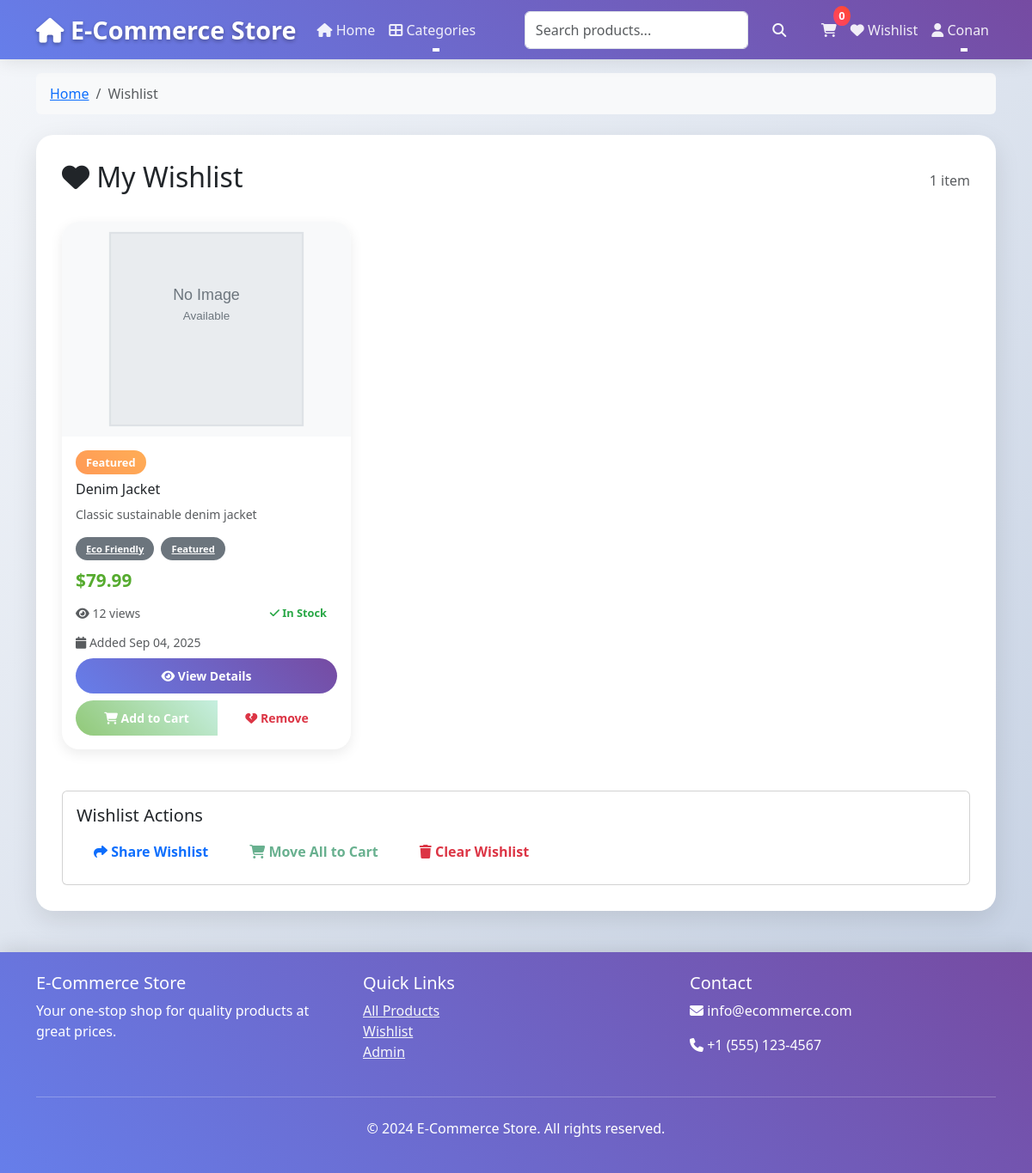
Screenshot of /wishlist/ (signed in) with the database file from the repository.
### store/models.py (models this page shows, shortened)
class Wishlist(models.Model):
    user = models.ForeignKey(
        User, on_delete=models.CASCADE, related_name="wishlist_items"
    )
    product = models.ForeignKey(
        Product, on_delete=models.CASCADE, related_name="wishlisted_by"
    )
    added_at = models.DateTimeField(auto_now_add=True)
    class Meta:
        unique_together = ["user", "product"]
        ordering = ["-added_at"]
        verbose_name = "Wishlist Item"
        verbose_name_plural = "Wishlist Items"

class Product(models.Model):
    name = models.CharField(
        max_length=200, help_text="Product name (max 200 characters)"
    )
    slug = models.SlugField(
        max_length=200,
        unique=True,
        blank=True,
        help_text="URL-friendly product identifier",
    )
    description = models.TextField(help_text="Detailed product description")
    short_description = models.CharField(
        max_length=500, blank=True, help_text="Brief product summary"
    )
    price = models.DecimalField(
        max_digits=10,
        decimal_places=2,
        validators=[MinValueValidator(0.01)],
        help_text="Product price (minimum $0.01)",
    )
    sale_price = models.DecimalField(
        max_digits=10,
        decimal_places=2,
        blank=True,
        null=True,
        validators=[MinValueValidator(0.01)],
        help_text="Sale price (optional)",
    )
    stock_quantity = models.PositiveIntegerField(
        default=0, help_text="Available stock quantity"
    )
    is_in_stock = models.BooleanField(
        default=True, help_text="Product availability status"
    )
    low_stock_threshold = models.PositiveIntegerField(
        default=5, help_text="Stock level to trigger low stock alerts"
    )
    category = models.ForeignKey(
        Category,
        on_delete=models.CASCADE,
        related_name="products",
        help_text="Product category",
    )
    tags = models.ManyToManyField("ProductTag", blank=True, related_name="products")
    main_image = models.ImageField(
        upload_to="products/main/", help_text="Primary product image"
    )
    is_active = models.BooleanField(default=True, help_text="Product visibility status")
    is_featured = models.BooleanField(
        default=False, help_text="Featured product status"
    )
    is_bestseller = models.BooleanField(
        default=False, help_text="Bestseller product status"
    )
    meta_title = models.CharField(max_length=60, blank=True, help_text="SEO meta title")
    meta_description = models.CharField(
        max_length=160, blank=True, help_text="SEO meta description"
    )
    view_count = models.PositiveIntegerField(
        default=0, help_text="Product view counter"
    )
    created_at = models.DateTimeField(auto_now_add=True)
    updated_at = models.DateTimeField(auto_now=True)
    class Meta:
        ordering = ["-created_at"]
        verbose_name = "Product"
        verbose_name_plural = "Products"
        indexes = [
            models.Index(fields=["name"]),
            models.Index(fields=["category"]),
            models.Index(fields=["is_active"]),
            models.Index(fields=["price"]),
            models.Index(fields=["created_at"]),
        ]
    def get_absolute_url(self):
        return reverse("store:product_detail", kwargs={"slug": self.slug})
    @property
    def is_on_sale(self):
        return bool(self.sale_price and self.sale_price < self.price)

class ProductTag(models.Model):
    name = models.CharField(max_length=50, unique=True)
    slug = models.SlugField(max_length=50, unique=True, blank=True)
    description = models.TextField(blank=True)
    color = models.CharField(
        max_length=7, default="#007bff", help_text="Tag color in hex format"
    )
    is_active = models.BooleanField(default=True)
    created_at = models.DateTimeField(auto_now_add=True)
    class Meta:
        ordering = ["name"]
        verbose_name = "Product Tag"
        verbose_name_plural = "Product Tags"
    def get_absolute_url(self):
        return reverse("store:tag_detail", kwargs={"slug": self.slug})

### store/views.py (the view)
# urls.py: path("wishlist/", views.wishlist_view, name="wishlist"),
@login_required(login_url="/login/")
def wishlist_view(request):
    wishlist_items = (
        Wishlist.objects.filter(user=request.user)
        .select_related("product", "product__category")
        .prefetch_related("product__tags")
    )
    context = {
        "wishlist_items": wishlist_items,
        "breadcrumbs": [
            {"name": "Home", "url": "/"},
            {"name": "Wishlist", "url": reverse("store:wishlist")},
        ],
    }
    return render(request, "store/wishlist.html", context)

### templates/store/wishlist.html (shortened to what this page needs)
{% extends 'base.html' %}
{% load static %}
{% block content %}
<div class="row">
    <div class="col-12">
        <div class="d-flex justify-content-between align-items-center mb-4">
            <h2><i class="fas fa-heart"></i> My Wishlist</h2>
            <div class="text-muted">
                {{ wishlist_items.count }} item{{ wishlist_items.count|pluralize }}
            </div>
        </div>
        {% if wishlist_items %}
        <div class="row">
            {% for item in wishlist_items %}
            <div class="col-lg-4 col-md-6 mb-4">
                <div class="card product-card h-100">
                    {% if item.product.main_image %}
                        <img src="{{ item.product.main_image.url }}" class="card-img-top product-image" alt="{{ item.product.name }}">
                    {% else %}
                        <img src="{% static 'images/no-image.svg' %}" class="card-img-top product-image" alt="{{ item.product.name }}">
                    {% endif %}
                    <div class="card-body d-flex flex-column">
                        <div class="mb-2">
                            {% if item.product.is_featured %}
                                <span class="badge badge-featured">Featured</span>
                            {% endif %}
                        </div>
                        <h6 class="card-title">{{ item.product.name }}</h6>
                        <p class="card-text text-muted small">{{ item.product.short_description|truncatewords:10 }}</p>
                        {% if item.product.tags.all %}
                        <div class="mb-2">
                            {% for tag in item.product.tags.all %}
                                <a href="{{ tag.get_absolute_url }}" class="badge bg-secondary me-1" style="font-size: 0.7rem;">
                                    {{ tag.name }}
                                </a>
                            {% endfor %}
                        </div>
                        {% endif %}
                        <div class="mt-auto">
                            <div class="price mb-2">
                                {% if item.product.is_on_sale %}
                                    <span class="sale-price">${{ item.product.sale_price }}</span>
                                    <span class="original-price">${{ item.product.price }}</span>
                                {% else %}
                                    <span>${{ item.product.price }}</span>
                                {% endif %}
                            </div>
                            <div class="d-flex justify-content-between align-items-center mb-2">
                                <small class="text-muted">
                                    <i class="fas fa-eye"></i> {{ item.product.view_count }} views
                                </small>
                                <span class="badge stock-badge {% if item.product.is_in_stock %}in-stock{% else %}out-of-stock{% endif %}">
                                    {% if item.product.is_in_stock %}
                                        <i class="fas fa-check"></i> In Stock
                                    {% else %}
                                        <i class="fas fa-times"></i> Out of Stock
                                    {% endif %}
                                </span>
                            </div>
                            <div class="d-flex justify-content-between align-items-center mb-2">
                                <small class="text-muted">
                                    <i class="fas fa-calendar"></i> Added {{ item.added_at|date:"M d, Y" }}
                                </small>
                            </div>
                            <div class="d-grid gap-2">
                                <a href="{{ item.product.get_absolute_url }}" class="btn btn-primary btn-sm">
                                    <i class="fas fa-eye"></i> View Details
                                </a>
                                <div class="btn-group" role="group">
                                    {% if item.product.is_in_stock %}
                                        <button class="btn btn-success btn-sm" disabled>
                                            <i class="fas fa-shopping-cart"></i> Add to Cart
                                        </button>
                                    {% else %}
                                        <button class="btn btn-secondary btn-sm" disabled>
                                            <i class="fas fa-times"></i> Out of Stock
                                        </button>
                                    {% endif %}
                                    <button class="btn btn-outline-danger btn-sm"
                                            data-product-id="{{ item.product.id }}"
                                            onclick="toggleWishlist({{ item.product.id }}, 'remove')">
                                        <i class="fas fa-heart-broken"></i> Remove
                                    </button>
                                </div>
                            </div>
                        </div>
                    </div>
                </div>
            </div>
            {% endfor %}
        </div>
        <div class="row mt-4">
            <div class="col-12">
                <div class="card">
                    <div class="card-body">
                        <h5 class="card-title">Wishlist Actions</h5>
                        <div class="d-flex gap-2 flex-wrap">
                            <button class="btn btn-outline-primary" onclick="shareWishlist()">
                                <i class="fas fa-share"></i> Share Wishlist
                            </button>
                            <button class="btn btn-outline-success" onclick="moveAllToCart()" disabled>
                                <i class="fas fa-shopping-cart"></i> Move All to Cart
                            </button>
                            <button class="btn btn-outline-danger" onclick="clearWishlist()">
                                <i class="fas fa-trash"></i> Clear Wishlist
                            </button>
                        </div>
                    </div>
                </div>
            </div>
        </div>
        {% endif %}
    </div>
</div>
{% endblock %}

### templates/base.html (shortened to what this page needs)
<!DOCTYPE html>
<html lang="en">
<head>
    <link href="https://cdn.jsdelivr.net/npm/bootstrap@5.3.0/dist/css/bootstrap.min.css" rel="stylesheet">
    <link href="https://cdnjs.cloudflare.com/ajax/libs/font-awesome/6.4.0/css/all.min.css" rel="stylesheet">
</head>
<body>
    <nav class="navbar navbar-expand-lg navbar-dark bg-dark">
        <div class="container">
            <a class="navbar-brand" href="{% url 'store:home' %}">
                <i class="fas fa-home"></i> E-Commerce Store
            </a>
            <div class="collapse navbar-collapse" id="navbarNav">
                <ul class="navbar-nav me-auto">
                    <li class="nav-item">
                        <a class="nav-link" href="{% url 'store:product_list' %}">
                            <i class="fas fa-home"></i> Home
                        </a>
                    </li>
                    <li class="nav-item dropdown">
                        <a class="nav-link dropdown-toggle" href="#" role="button" data-bs-toggle="dropdown">
                            <i class="fas fa-th-large"></i> Categories
                        </a>
                    </li>
                </ul>
                <form class="d-flex search-form me-3" method="get" action="{% url 'store:search' %}">
                    <input class="form-control me-2" type="search" name="search" placeholder="Search products..."
                           value="{{ request.GET.search }}" aria-label="Search">
                    <button class="btn btn-outline-light" type="submit">
                        <i class="fas fa-search"></i>
                    </button>
                </form>
                <ul class="navbar-nav">
                    <li class="nav-item">
                        <a class="nav-link" href="{% url 'store:cart_list' %}" id="cart-link">
                            <i class="fas fa-shopping-cart"></i>
                            <span class="cart-count">0</span>
                        </a>
                    </li>
                    {% if user.is_authenticated %}
                        <li class="nav-item">
                            <a class="nav-link" href="{% url 'store:wishlist' %}">
                                <i class="fas fa-heart"></i> Wishlist
                            </a>
                        </li>
                        <li class="nav-item dropdown">
                            <a class="nav-link dropdown-toggle" href="#" role="button" data-bs-toggle="dropdown">
                                <i class="fas fa-user"></i> {{ user.first_name|default:user.username }}
                            </a>
                        </li>
                    {% endif %}
                </ul>
            </div>
        </div>
    </nav>
    {% if breadcrumbs %}
    <div class="container mt-3">
        <nav aria-label="breadcrumb">
            <ol class="breadcrumb">
                {% for breadcrumb in breadcrumbs %}
                    {% if forloop.last %}
                        <li class="breadcrumb-item active" aria-current="page">{{ breadcrumb.name }}</li>
                    {% else %}
                        <li class="breadcrumb-item"><a href="{{ breadcrumb.url }}">{{ breadcrumb.name }}</a></li>
                    {% endif %}
                {% endfor %}
            </ol>
        </nav>
    </div>
    {% endif %}
    <main class="container mt-4">
        <div class="main-content">
            {% block content %}{% endblock %}
        </div>
    </main>
    <footer class="footer mt-5 py-4">
        <div class="container">
            <div class="row">
                <div class="col-md-4">
                    <h5>E-Commerce Store</h5>
                    <p>Your one-stop shop for quality products at great prices.</p>
                </div>
                <div class="col-md-4">
                    <h5>Quick Links</h5>
                    <ul class="list-unstyled">
                        <li><a href="{% url 'store:product_list' %}" class="text-light">All Products</a></li>
                        <li><a href="{% url 'store:wishlist' %}" class="text-light">Wishlist</a></li>
                        <li><a href="{% url 'admin:index' %}" class="text-light">Admin</a></li>
                    </ul>
                </div>
                <div class="col-md-4">
                    <h5>Contact</h5>
                    <p><i class="fas fa-envelope"></i> info@ecommerce.com</p>
                    <p><i class="fas fa-phone"></i> +1 (555) 123-4567</p>
                </div>
            </div>
            <hr class="my-4">
            <div class="text-center">
                <p>&copy; 2024 E-Commerce Store. All rights reserved.</p>
            </div>
        </div>
    </footer>
</body>
</html>

### rows the page displays
Wishlist: shows "Featured", product.name "Denim Jacket", product.short_description "Classic sustainable denim jacket", product.price "79.99", product.view_count "12", shows "In Stock", added_at "Sep 04, 2025", shows "Add to Cart"
ProductTag: name "Eco Friendly"
ProductTag: name "Featured"

### other values shown
{{ user.first_name|default:user.username }} "Conan"
{{ breadcrumb.name }} "Home"
{{ breadcrumb.name }} "Wishlist"
{{ wishlist_items.count }} "1"
